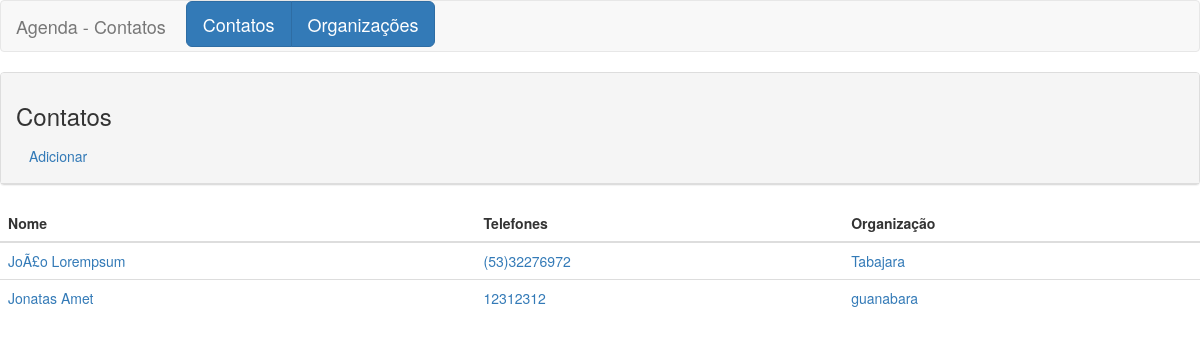
Before: / with the older database file.
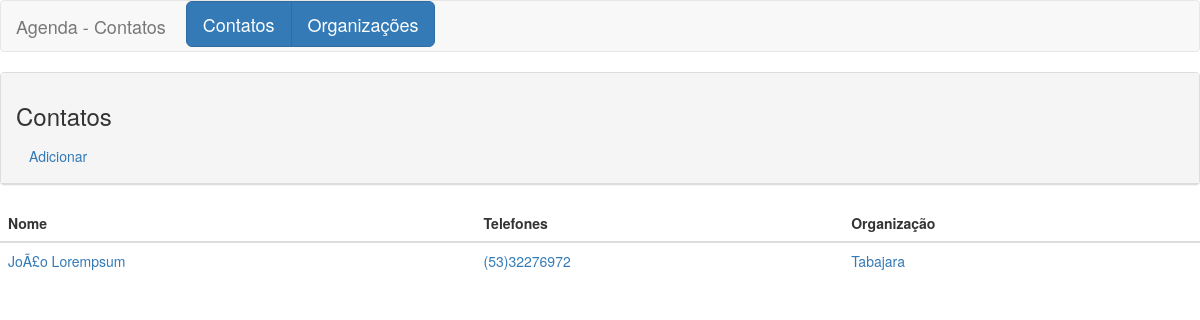
After: the same page with the newer database file.
### tables this page shows
CREATE TABLE `contatos` (
  `cod_contato` bigint(20) NOT NULL,
  `nome_contato` varchar(30) NOT NULL,
  `sobrenome` varchar(60) NOT NULL,
  `endereco` varchar(60) NOT NULL,
  `cep` varchar(9) NOT NULL,
  `bairro` varchar(30) NOT NULL,
  `cidade` varchar(30) NOT NULL,
  `cod_organizacao` bigint(20) NOT NULL,
  `data_criacao` datetime NOT NULL,
  `data_modificacao` datetime NOT NULL
);

CREATE TABLE `organizacoes` (
  `cod_organizacao` bigint(20) NOT NULL,
  `nome_organizacao` varchar(60) NOT NULL,
  `telefone` varchar(14) NOT NULL
);

### index.php (the view)
<?php
$title="Contatos";
require_once 'header.php';
?>
<div class="row col-md-12">
</div>
<div class="panel panel-default">
	<div class="panel-heading">
		<h3><?php echo 	$title ?></h3>
		<a href="novo_contato.php" class="btn btn-md-primary">Adicionar</a>
	</div>
</div>
<table class="table table-stripped">
	<thead>
		<tr>
			<th>Nome</th>
			<th>Telefones</th>
			<th>Organização</th>
		</tr>
	</thead>
	<tbody>
		<?php
		$consulta = $con->query("SELECT * FROM contatos LEFT JOIN (organizacoes) ON (organizacoes.cod_organizacao=contatos.cod_organizacao);");
		while ($linha = $consulta->fetch(PDO::FETCH_ASSOC)) {
			?>
			<tr>
				<td>
					<a href="edita_contato.php?c=<?php echo $linha['cod_contato'] ?>">
						<?php echo $linha['nome_contato']." ".$linha['sobrenome'] ?>
					</a>
				</td>
				<td>
					<a href="edita_contato.php?c=<?php echo $linha['cod_contato'] ?>">
						<?php echo $linha['telefone'] ?>
					</a>
				</td>
				<td>
					<a href="edita_contato.php?c=<?php echo $linha['cod_contato'] ?>">
						<?php echo $linha['nome_organizacao'] ?>
					</a>
				</td>
			</tr>
			<?php } ?>
		</tbody>
	</table>
	<?php
	require_once 'footer.php';
	?>

### header.php (shortened to what this page needs)
<!DOCTYPE html>
<html lang="pt-br">
<head>
	<link href="css/bootstrap.min.css" rel="stylesheet">
</head>
<body>
<div class="content">
<div class="navbar navbar-default">
	<div class="navbar-header">
		<a href="#" class="navbar-brand ">
			Agenda - <?php echo $title ?>
		</a>
	</div>
	<div class="btn-toolbar">
		<div class="btn-group-lg btn-group">
			<a href="index.php" class="btn btn-primary">Contatos</a>
			<a href="organizacoes.php" class="btn btn-primary ">Organizações</a>
		</div>
	</div>
</div>

### footer.php (shortened to what this page needs)
</div>
</body>
</html>

Changed rows visible on the page:
removed contatos: nome_contato "Jonatas", sobrenome "Amet", cod_organizacao.telefone "12312312", cod_organizacao.nome_organizacao "guanabara"
